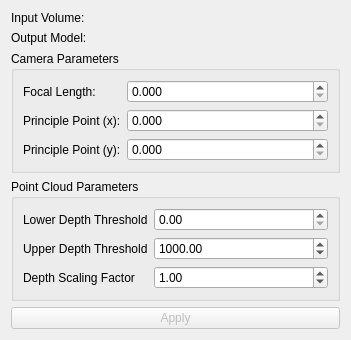
<?xml version="1.0" encoding="UTF-8"?>
<ui version="4.0">
 <class>UtilTest</class>
 <widget class="QWidget" name="UtilTest">
  <property name="geometry">
   <rect>
    <x>0</x>
    <y>0</y>
    <width>351</width>
    <height>326</height>
   </rect>
  </property>
  <layout class="QGridLayout" name="gridLayout">
   <item row="0" column="0">
    <widget class="QLabel" name="label">
     <property name="text">
      <string>Input Volume:</string>
     </property>
    </widget>
   </item>
   <item row="1" column="1">
    <widget class="qMRMLNodeComboBox" name="outputSelector">
     <property name="toolTip">
      <string>Pick the output to the algorithm.</string>
     </property>
     <property name="nodeTypes">
      <stringlist>
       <string>vtkMRMLModelNode</string>
      </stringlist>
     </property>
     <property name="showChildNodeTypes">
      <bool>false</bool>
     </property>
     <property name="noneEnabled">
      <bool>true</bool>
     </property>
     <property name="addEnabled">
      <bool>true</bool>
     </property>
     <property name="removeEnabled">
      <bool>true</bool>
     </property>
    </widget>
   </item>
   <item row="1" column="0">
    <widget class="QLabel" name="label_2">
     <property name="text">
      <string>Output Model:</string>
     </property>
    </widget>
   </item>
   <item row="4" column="0" colspan="2">
    <widget class="QPushButton" name="applyButton">
     <property name="enabled">
      <bool>false</bool>
     </property>
     <property name="toolTip">
      <string>Run the algorithm.</string>
     </property>
     <property name="text">
      <string>Apply</string>
     </property>
    </widget>
   </item>
   <item row="0" column="1">
    <widget class="qMRMLNodeComboBox" name="inputSelector">
     <property name="toolTip">
      <string>Pick the input to the algorithm.</string>
     </property>
     <property name="nodeTypes">
      <stringlist>
       <string>vtkMRMLScalarVolumeNode</string>
      </stringlist>
     </property>
     <property name="showChildNodeTypes">
      <bool>false</bool>
     </property>
     <property name="addEnabled">
      <bool>false</bool>
     </property>
     <property name="removeEnabled">
      <bool>false</bool>
     </property>
    </widget>
   </item>
   <item row="2" column="0" colspan="2">
    <widget class="QGroupBox" name="groupBox">
     <property name="title">
      <string>Camera Parameters</string>
     </property>
     <layout class="QFormLayout" name="formLayout">
      <item row="0" column="0">
       <widget class="QLabel" name="label_3">
        <property name="text">
         <string>Focal Length:</string>
        </property>
       </widget>
      </item>
      <item row="0" column="1">
       <widget class="QDoubleSpinBox" name="focalLength">
        <property name="decimals">
         <number>3</number>
        </property>
        <property name="maximum">
         <double>10000.000000000000000</double>
        </property>
       </widget>
      </item>
      <item row="1" column="0">
       <widget class="QLabel" name="label_4">
        <property name="text">
         <string>Principle Point (x):</string>
        </property>
       </widget>
      </item>
      <item row="1" column="1">
       <widget class="QDoubleSpinBox" name="principlePointX">
        <property name="decimals">
         <number>3</number>
        </property>
        <property name="maximum">
         <double>10000.000000000000000</double>
        </property>
       </widget>
      </item>
      <item row="2" column="0">
       <widget class="QLabel" name="label_5">
        <property name="text">
         <string>Principle Point (y):</string>
        </property>
       </widget>
      </item>
      <item row="2" column="1">
       <widget class="QDoubleSpinBox" name="principlePointY">
        <property name="decimals">
         <number>3</number>
        </property>
        <property name="maximum">
         <double>10000.000000000000000</double>
        </property>
       </widget>
      </item>
     </layout>
    </widget>
   </item>
   <item row="3" column="0" colspan="2">
    <widget class="QGroupBox" name="groupBox_2">
     <property name="title">
      <string>Point Cloud Parameters</string>
     </property>
     <layout class="QFormLayout" name="formLayout_2">
      <item row="0" column="0">
       <widget class="QLabel" name="label_6">
        <property name="text">
         <string>Lower Depth Threshold</string>
        </property>
       </widget>
      </item>
      <item row="0" column="1">
       <widget class="QDoubleSpinBox" name="thresholdLower"/>
      </item>
      <item row="1" column="0">
       <widget class="QLabel" name="label_7">
        <property name="text">
         <string>Upper Depth Threshold</string>
        </property>
       </widget>
      </item>
      <item row="1" column="1">
       <widget class="QDoubleSpinBox" name="thresholdUpper">
        <property name="maximum">
         <double>10000.000000000000000</double>
        </property>
        <property name="value">
         <double>1000.000000000000000</double>
        </property>
       </widget>
      </item>
      <item row="2" column="0">
       <widget class="QLabel" name="label_8">
        <property name="text">
         <string>Depth Scaling Factor</string>
        </property>
       </widget>
      </item>
      <item row="2" column="1">
       <widget class="QDoubleSpinBox" name="depthScale">
        <property name="singleStep">
         <double>0.100000000000000</double>
        </property>
        <property name="value">
         <double>1.000000000000000</double>
        </property>
       </widget>
      </item>
     </layout>
    </widget>
   </item>
  </layout>
 </widget>
 <customwidgets>
  <customwidget>
   <class>qMRMLNodeComboBox</class>
   <extends>QWidget</extends>
   <header>qMRMLNodeComboBox.h</header>
  </customwidget>
 </customwidgets>
 <resources/>
 <connections/>
</ui>
